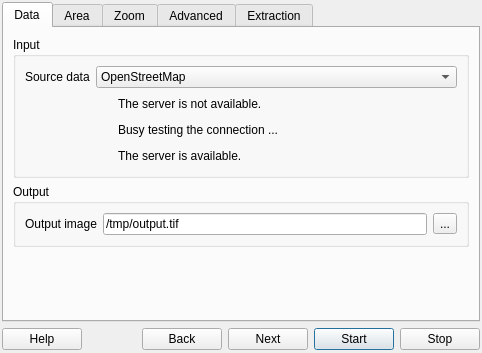
<?xml version="1.0" encoding="UTF-8"?>
<ui version="4.0">
 <class>LeechyDialog</class>
 <widget class="QDialog" name="LeechyDialog">
  <property name="geometry">
   <rect>
    <x>0</x>
    <y>0</y>
    <width>482</width>
    <height>353</height>
   </rect>
  </property>
  <property name="windowTitle">
   <string>Leechy</string>
  </property>
  <property name="windowIcon">
   <iconset resource="resources.qrc">
    <normaloff>:/leechy/icons/icon.png</normaloff>:/leechy/icons/icon.png</iconset>
  </property>
  <layout class="QGridLayout" name="gridLayout">
   <property name="leftMargin">
    <number>2</number>
   </property>
   <property name="topMargin">
    <number>2</number>
   </property>
   <property name="rightMargin">
    <number>2</number>
   </property>
   <property name="bottomMargin">
    <number>3</number>
   </property>
   <item row="1" column="0">
    <widget class="QWidget" name="widget_2" native="true">
     <layout class="QGridLayout" name="gridLayout_4">
      <property name="margin">
       <number>0</number>
      </property>
      <item row="0" column="4">
       <widget class="QPushButton" name="startButton">
        <property name="text">
         <string>Start</string>
        </property>
        <property name="icon">
         <iconset resource="resources.qrc">
          <normaloff>:/leechy/icons/start.png</normaloff>:/leechy/icons/start.png</iconset>
        </property>
        <property name="iconSize">
         <size>
          <width>24</width>
          <height>24</height>
         </size>
        </property>
       </widget>
      </item>
      <item row="0" column="3">
       <widget class="QPushButton" name="nextButton">
        <property name="text">
         <string>Next</string>
        </property>
        <property name="icon">
         <iconset resource="resources.qrc">
          <normaloff>:/leechy/icons/next.png</normaloff>:/leechy/icons/next.png</iconset>
        </property>
        <property name="iconSize">
         <size>
          <width>24</width>
          <height>24</height>
         </size>
        </property>
       </widget>
      </item>
      <item row="0" column="2">
       <widget class="QPushButton" name="backButton">
        <property name="text">
         <string>Back</string>
        </property>
        <property name="icon">
         <iconset resource="resources.qrc">
          <normaloff>:/leechy/icons/back.png</normaloff>:/leechy/icons/back.png</iconset>
        </property>
        <property name="iconSize">
         <size>
          <width>24</width>
          <height>24</height>
         </size>
        </property>
       </widget>
      </item>
      <item row="0" column="1">
       <spacer name="horizontalSpacer_2">
        <property name="orientation">
         <enum>Qt::Horizontal</enum>
        </property>
        <property name="sizeHint" stdset="0">
         <size>
          <width>40</width>
          <height>20</height>
         </size>
        </property>
       </spacer>
      </item>
      <item row="0" column="5">
       <widget class="QPushButton" name="stopButton">
        <property name="text">
         <string>Stop</string>
        </property>
        <property name="icon">
         <iconset resource="resources.qrc">
          <normaloff>:/leechy/icons/stop.png</normaloff>:/leechy/icons/stop.png</iconset>
        </property>
        <property name="iconSize">
         <size>
          <width>24</width>
          <height>24</height>
         </size>
        </property>
       </widget>
      </item>
      <item row="0" column="0">
       <widget class="QPushButton" name="helpButton">
        <property name="text">
         <string>Help</string>
        </property>
        <property name="icon">
         <iconset resource="resources.qrc">
          <normaloff>:/leechy/icons/help.png</normaloff>:/leechy/icons/help.png</iconset>
        </property>
        <property name="iconSize">
         <size>
          <width>24</width>
          <height>24</height>
         </size>
        </property>
       </widget>
      </item>
     </layout>
    </widget>
   </item>
   <item row="0" column="0">
    <widget class="QTabWidget" name="tabWidget">
     <property name="currentIndex">
      <number>0</number>
     </property>
     <widget class="QWidget" name="tab">
      <attribute name="title">
       <string>Data</string>
      </attribute>
      <layout class="QGridLayout" name="gridLayout_14">
       <item row="0" column="0">
        <widget class="QGroupBox" name="groupBox_3">
         <property name="title">
          <string>Input</string>
         </property>
         <layout class="QFormLayout" name="formLayout_8">
          <item row="0" column="0">
           <widget class="QLabel" name="label">
            <property name="text">
             <string>Source data</string>
            </property>
           </widget>
          </item>
          <item row="0" column="1">
           <widget class="QComboBox" name="sourceComboBox">
            <property name="maximumSize">
             <size>
              <width>16777215</width>
              <height>16777215</height>
             </size>
            </property>
            <item>
             <property name="text">
              <string>OpenStreetMap</string>
             </property>
            </item>
            <item>
             <property name="text">
              <string>GooglePhysical</string>
             </property>
            </item>
            <item>
             <property name="text">
              <string>GoogleStreets</string>
             </property>
            </item>
            <item>
             <property name="text">
              <string>GoogleHybrid</string>
             </property>
            </item>
            <item>
             <property name="text">
              <string>GoogleSatellite</string>
             </property>
            </item>
            <item>
             <property name="text">
              <string>YahooStreet</string>
             </property>
            </item>
            <item>
             <property name="text">
              <string>YahooHybrid</string>
             </property>
            </item>
            <item>
             <property name="text">
              <string>YahooSatellite</string>
             </property>
            </item>
           </widget>
          </item>
          <item row="1" column="1">
           <widget class="QWidget" name="widget_4" native="true">
            <layout class="QGridLayout" name="gridLayout_12">
             <property name="topMargin">
              <number>0</number>
             </property>
             <property name="bottomMargin">
              <number>0</number>
             </property>
             <item row="0" column="0">
              <widget class="QWidget" name="notAvailableWidget" native="true">
               <layout class="QGridLayout" name="gridLayout_9">
                <property name="margin">
                 <number>0</number>
                </property>
                <item row="0" column="0">
                 <widget class="QLabel" name="label_13">
                  <property name="text">
                   <string/>
                  </property>
                  <property name="pixmap">
                   <pixmap resource="resources.qrc">:/leechy/icons/connection1.png</pixmap>
                  </property>
                 </widget>
                </item>
                <item row="0" column="1">
                 <widget class="QLabel" name="label_14">
                  <property name="text">
                   <string>The server is not available.</string>
                  </property>
                 </widget>
                </item>
                <item row="0" column="2">
                 <spacer name="horizontalSpacer_4">
                  <property name="orientation">
                   <enum>Qt::Horizontal</enum>
                  </property>
                  <property name="sizeHint" stdset="0">
                   <size>
                    <width>40</width>
                    <height>20</height>
                   </size>
                  </property>
                 </spacer>
                </item>
               </layout>
              </widget>
             </item>
             <item row="1" column="0">
              <widget class="QWidget" name="busyWidget" native="true">
               <layout class="QGridLayout" name="gridLayout_10">
                <property name="margin">
                 <number>0</number>
                </property>
                <item row="0" column="0">
                 <widget class="QLabel" name="label_15">
                  <property name="text">
                   <string/>
                  </property>
                  <property name="pixmap">
                   <pixmap resource="resources.qrc">:/leechy/icons/connection2.png</pixmap>
                  </property>
                 </widget>
                </item>
                <item row="0" column="1">
                 <widget class="QLabel" name="label_16">
                  <property name="text">
                   <string>Busy testing the connection ...</string>
                  </property>
                 </widget>
                </item>
                <item row="0" column="2">
                 <spacer name="horizontalSpacer_7">
                  <property name="orientation">
                   <enum>Qt::Horizontal</enum>
                  </property>
                  <property name="sizeHint" stdset="0">
                   <size>
                    <width>40</width>
                    <height>20</height>
                   </size>
                  </property>
                 </spacer>
                </item>
               </layout>
              </widget>
             </item>
             <item row="2" column="0">
              <widget class="QWidget" name="availableWidget" native="true">
               <layout class="QGridLayout" name="gridLayout_11">
                <property name="margin">
                 <number>0</number>
                </property>
                <item row="0" column="0">
                 <widget class="QLabel" name="label_17">
                  <property name="text">
                   <string/>
                  </property>
                  <property name="pixmap">
                   <pixmap resource="resources.qrc">:/leechy/icons/connection3.png</pixmap>
                  </property>
                 </widget>
                </item>
                <item row="0" column="1">
                 <widget class="QLabel" name="label_18">
                  <property name="text">
                   <string>The server is available.</string>
                  </property>
                 </widget>
                </item>
                <item row="0" column="2">
                 <spacer name="horizontalSpacer_8">
                  <property name="orientation">
                   <enum>Qt::Horizontal</enum>
                  </property>
                  <property name="sizeHint" stdset="0">
                   <size>
                    <width>40</width>
                    <height>20</height>
                   </size>
                  </property>
                 </spacer>
                </item>
               </layout>
              </widget>
             </item>
            </layout>
           </widget>
          </item>
         </layout>
        </widget>
       </item>
       <item row="1" column="0">
        <widget class="QGroupBox" name="groupBox_4">
         <property name="title">
          <string>Output</string>
         </property>
         <layout class="QFormLayout" name="formLayout_9">
          <item row="0" column="0">
           <widget class="QLabel" name="label_4">
            <property name="text">
             <string>Output image</string>
            </property>
           </widget>
          </item>
          <item row="0" column="1">
           <widget class="QWidget" name="widget" native="true">
            <layout class="QGridLayout" name="gridLayout_3">
             <property name="margin">
              <number>0</number>
             </property>
             <item row="0" column="0">
              <widget class="QLineEdit" name="outputLineEdit">
               <property name="text">
                <string>/tmp/output.tif</string>
               </property>
              </widget>
             </item>
             <item row="0" column="1">
              <widget class="QToolButton" name="outputButton">
               <property name="text">
                <string>...</string>
               </property>
              </widget>
             </item>
            </layout>
           </widget>
          </item>
         </layout>
        </widget>
       </item>
       <item row="2" column="0">
        <spacer name="verticalSpacer">
         <property name="orientation">
          <enum>Qt::Vertical</enum>
         </property>
         <property name="sizeHint" stdset="0">
          <size>
           <width>20</width>
           <height>40</height>
          </size>
         </property>
        </spacer>
       </item>
      </layout>
     </widget>
     <widget class="QWidget" name="tab_2">
      <attribute name="title">
       <string>Area</string>
      </attribute>
      <layout class="QGridLayout" name="gridLayout_5">
       <item row="0" column="0" rowspan="2">
        <widget class="QGroupBox" name="groupBox_6">
         <property name="title">
          <string>Extraction area</string>
         </property>
         <layout class="QGridLayout" name="gridLayout_16">
          <item row="0" column="0" colspan="2">
           <widget class="QWidget" name="map" native="true">
            <property name="minimumSize">
             <size>
              <width>100</width>
              <height>100</height>
             </size>
            </property>
            <property name="maximumSize">
             <size>
              <width>16777215</width>
              <height>16777215</height>
             </size>
            </property>
            <property name="styleSheet">
             <string notr="true">QWidget#map{
border: 2px solid #000000;
background-color: qlineargradient(x1: 0, y1: 0, x2: 0, y2: 1, stop: 0 #2198c0, stop: 1 #0d5ca6);
}</string>
            </property>
            <layout class="QGridLayout" name="gridLayout_2">
             <item row="2" column="0" colspan="2">
              <widget class="QWidget" name="widget_8" native="true">
               <layout class="QFormLayout" name="formLayout_4">
                <property name="horizontalSpacing">
                 <number>6</number>
                </property>
                <property name="verticalSpacing">
                 <number>0</number>
                </property>
                <property name="margin">
                 <number>0</number>
                </property>
                <item row="1" column="0">
                 <widget class="QLabel" name="label_9">
                  <property name="styleSheet">
                   <string notr="true">color: white;</string>
                  </property>
                  <property name="text">
                   <string>Minimum X</string>
                  </property>
                 </widget>
                </item>
                <item row="1" column="1">
                 <widget class="QLineEdit" name="minX">
                  <property name="text">
                   <string>3141988.77804</string>
                  </property>
                 </widget>
                </item>
                <item row="2" column="0">
                 <widget class="QLabel" name="label_10">
                  <property name="styleSheet">
                   <string notr="true">color: white;</string>
                  </property>
                  <property name="text">
                   <string>Minimum Y</string>
                  </property>
                 </widget>
                </item>
                <item row="2" column="1">
                 <widget class="QLineEdit" name="minY">
                  <property name="text">
                   <string>-2969147.64424</string>
                  </property>
                 </widget>
                </item>
               </layout>
              </widget>
             </item>
             <item row="4" column="3">
              <widget class="QWidget" name="widget_6" native="true">
               <layout class="QFormLayout" name="formLayout_3">
                <property name="fieldGrowthPolicy">
                 <enum>QFormLayout::AllNonFixedFieldsGrow</enum>
                </property>
                <property name="verticalSpacing">
                 <number>0</number>
                </property>
                <property name="margin">
                 <number>0</number>
                </property>
                <item row="0" column="1">
                 <widget class="QLineEdit" name="maxX">
                  <property name="text">
                   <string>3143365.6557</string>
                  </property>
                 </widget>
                </item>
                <item row="1" column="0">
                 <widget class="QLabel" name="label_8">
                  <property name="styleSheet">
                   <string notr="true">color: white;</string>
                  </property>
                  <property name="text">
                   <string>Maximum Y</string>
                  </property>
                 </widget>
                </item>
                <item row="1" column="1">
                 <widget class="QLineEdit" name="maxY">
                  <property name="text">
                   <string>-2968175.23931</string>
                  </property>
                 </widget>
                </item>
                <item row="0" column="0">
                 <widget class="QLabel" name="label_7">
                  <property name="styleSheet">
                   <string notr="true">color: white;</string>
                  </property>
                  <property name="text">
                   <string>Maximum X</string>
                  </property>
                 </widget>
                </item>
               </layout>
              </widget>
             </item>
             <item row="4" column="0">
              <spacer name="horizontalSpacer_6">
               <property name="orientation">
                <enum>Qt::Horizontal</enum>
               </property>
               <property name="sizeHint" stdset="0">
                <size>
                 <width>40</width>
                 <height>20</height>
                </size>
               </property>
              </spacer>
             </item>
             <item row="2" column="2">
              <spacer name="horizontalSpacer_5">
               <property name="orientation">
                <enum>Qt::Horizontal</enum>
               </property>
               <property name="sizeHint" stdset="0">
                <size>
                 <width>40</width>
                 <height>20</height>
                </size>
               </property>
              </spacer>
             </item>
             <item row="2" column="3">
              <spacer name="horizontalSpacer">
               <property name="orientation">
                <enum>Qt::Horizontal</enum>
               </property>
               <property name="sizeHint" stdset="0">
                <size>
                 <width>40</width>
                 <height>20</height>
                </size>
               </property>
              </spacer>
             </item>
             <item row="3" column="3">
              <spacer name="verticalSpacer_3">
               <property name="orientation">
                <enum>Qt::Vertical</enum>
               </property>
               <property name="sizeHint" stdset="0">
                <size>
                 <width>20</width>
                 <height>40</height>
                </size>
               </property>
              </spacer>
             </item>
            </layout>
           </widget>
          </item>
          <item row="1" column="0">
           <spacer name="horizontalSpacer_3">
            <property name="orientation">
             <enum>Qt::Horizontal</enum>
            </property>
            <property name="sizeHint" stdset="0">
             <size>
              <width>40</width>
              <height>20</height>
             </size>
            </property>
           </spacer>
          </item>
          <item row="1" column="1">
           <widget class="QPushButton" name="canvasButton">
            <property name="text">
             <string>Get from canvas</string>
            </property>
            <property name="icon">
             <iconset resource="resources.qrc">
              <normaloff>:/leechy/icons/extent.png</normaloff>:/leechy/icons/extent.png</iconset>
            </property>
            <property name="iconSize">
             <size>
              <width>24</width>
              <height>24</height>
             </size>
            </property>
           </widget>
          </item>
         </layout>
        </widget>
       </item>
      </layout>
     </widget>
     <widget class="QWidget" name="tab_3">
      <attribute name="title">
       <string>Zoom</string>
      </attribute>
      <layout class="QFormLayout" name="formLayout">
       <property name="fieldGrowthPolicy">
        <enum>QFormLayout::AllNonFixedFieldsGrow</enum>
       </property>
       <item row="0" column="1">
        <widget class="QGroupBox" name="groupBox_5">
         <property name="title">
          <string>Zoom levels</string>
         </property>
         <layout class="QFormLayout" name="formLayout_2">
          <item row="0" column="0">
           <widget class="QRadioButton" name="maxRadioButton">
            <property name="text">
             <string>Maximum level</string>
            </property>
            <property name="checked">
             <bool>false</bool>
            </property>
           </widget>
          </item>
          <item row="1" column="0">
           <widget class="QRadioButton" name="manualRadioButton">
            <property name="text">
             <string>Manual level</string>
            </property>
            <property name="checked">
             <bool>true</bool>
            </property>
           </widget>
          </item>
          <item row="2" column="0">
           <widget class="QSpinBox" name="manualSpinBox">
            <property name="minimumSize">
             <size>
              <width>110</width>
              <height>0</height>
             </size>
            </property>
            <property name="maximumSize">
             <size>
              <width>110</width>
              <height>16777215</height>
             </size>
            </property>
            <property name="minimum">
             <number>1</number>
            </property>
            <property name="maximum">
             <number>9999999</number>
            </property>
            <property name="value">
             <number>3</number>
            </property>
           </widget>
          </item>
         </layout>
        </widget>
       </item>
      </layout>
     </widget>
     <widget class="QWidget" name="tab_4">
      <attribute name="title">
       <string>Advanced</string>
      </attribute>
      <layout class="QGridLayout" name="gridLayout_15">
       <item row="0" column="0">
        <widget class="QGroupBox" name="groupBox">
         <property name="title">
          <string>Tile handeling</string>
         </property>
         <layout class="QFormLayout" name="formLayout_5">
          <item row="0" column="0">
           <widget class="QLabel" name="label_6">
            <property name="text">
             <string>Re-download level</string>
            </property>
           </widget>
          </item>
          <item row="0" column="1">
           <widget class="QWidget" name="widget_3" native="true">
            <layout class="QGridLayout" name="gridLayout_7">
             <property name="margin">
              <number>0</number>
             </property>
             <item row="0" column="0">
              <widget class="QSlider" name="redownloadSlider">
               <property name="maximum">
                <number>100</number>
               </property>
               <property name="value">
                <number>5</number>
               </property>
               <property name="tracking">
                <bool>true</bool>
               </property>
               <property name="orientation">
                <enum>Qt::Horizontal</enum>
               </property>
               <property name="invertedControls">
                <bool>false</bool>
               </property>
               <property name="tickPosition">
                <enum>QSlider::NoTicks</enum>
               </property>
              </widget>
             </item>
             <item row="0" column="1">
              <widget class="QLabel" name="redownloadLabel">
               <property name="minimumSize">
                <size>
                 <width>35</width>
                 <height>0</height>
                </size>
               </property>
               <property name="maximumSize">
                <size>
                 <width>35</width>
                 <height>16777215</height>
                </size>
               </property>
               <property name="text">
                <string>5%</string>
               </property>
               <property name="buddy">
                <cstring>redownloadSlider</cstring>
               </property>
              </widget>
             </item>
            </layout>
           </widget>
          </item>
          <item row="1" column="0">
           <widget class="QLabel" name="label_12">
            <property name="text">
             <string>Skip level</string>
            </property>
           </widget>
          </item>
          <item row="1" column="1">
           <widget class="QWidget" name="widget_5" native="true">
            <layout class="QGridLayout" name="gridLayout_8">
             <property name="margin">
              <number>0</number>
             </property>
             <item row="0" column="0">
              <widget class="QSlider" name="skipSlider">
               <property name="maximum">
                <number>100</number>
               </property>
               <property name="value">
                <number>99</number>
               </property>
               <property name="orientation">
                <enum>Qt::Horizontal</enum>
               </property>
              </widget>
             </item>
             <item row="0" column="1">
              <widget class="QLabel" name="skipLabel">
               <property name="minimumSize">
                <size>
                 <width>35</width>
                 <height>0</height>
                </size>
               </property>
               <property name="maximumSize">
                <size>
                 <width>35</width>
                 <height>16777215</height>
                </size>
               </property>
               <property name="text">
                <string>99%</string>
               </property>
               <property name="buddy">
                <cstring>skipSlider</cstring>
               </property>
              </widget>
             </item>
            </layout>
           </widget>
          </item>
         </layout>
        </widget>
       </item>
       <item row="1" column="0">
        <widget class="QGroupBox" name="groupBox_2">
         <property name="title">
          <string>Other</string>
         </property>
         <layout class="QFormLayout" name="formLayout_7">
          <item row="0" column="0">
           <widget class="QCheckBox" name="overHeadCheckBox">
            <property name="text">
             <string>Remove overheads</string>
            </property>
            <property name="checked">
             <bool>true</bool>
            </property>
           </widget>
          </item>
          <item row="1" column="0">
           <widget class="QCheckBox" name="proxyCheckBox">
            <property name="text">
             <string>Use QGIS proxy settings</string>
            </property>
           </widget>
          </item>
         </layout>
        </widget>
       </item>
       <item row="2" column="0">
        <spacer name="verticalSpacer_2">
         <property name="orientation">
          <enum>Qt::Vertical</enum>
         </property>
         <property name="sizeHint" stdset="0">
          <size>
           <width>20</width>
           <height>40</height>
          </size>
         </property>
        </spacer>
       </item>
      </layout>
     </widget>
     <widget class="QWidget" name="tab_5">
      <attribute name="title">
       <string>Extraction</string>
      </attribute>
      <layout class="QGridLayout" name="gridLayout_6">
       <item row="0" column="0">
        <widget class="QGroupBox" name="groupBox_7">
         <property name="title">
          <string>Processing</string>
         </property>
         <layout class="QGridLayout" name="gridLayout_13">
          <item row="0" column="0">
           <widget class="QLabel" name="progressLabel">
            <property name="text">
             <string>Processing tile 0 of 0</string>
            </property>
           </widget>
          </item>
          <item row="1" column="0">
           <widget class="QProgressBar" name="progressBar">
            <property name="value">
             <number>0</number>
            </property>
           </widget>
          </item>
          <item row="2" column="0">
           <widget class="QTextEdit" name="log"/>
          </item>
         </layout>
        </widget>
       </item>
       <item row="1" column="0">
        <widget class="QGroupBox" name="groupBox_8">
         <property name="title">
          <string>Post-processing</string>
         </property>
         <layout class="QFormLayout" name="formLayout_6">
          <item row="0" column="0">
           <widget class="QCheckBox" name="loadCheckBox">
            <property name="text">
             <string>Load image once finished</string>
            </property>
           </widget>
          </item>
         </layout>
        </widget>
       </item>
      </layout>
     </widget>
    </widget>
   </item>
  </layout>
 </widget>
 <resources>
  <include location="resources.qrc"/>
 </resources>
 <connections/>
</ui>
